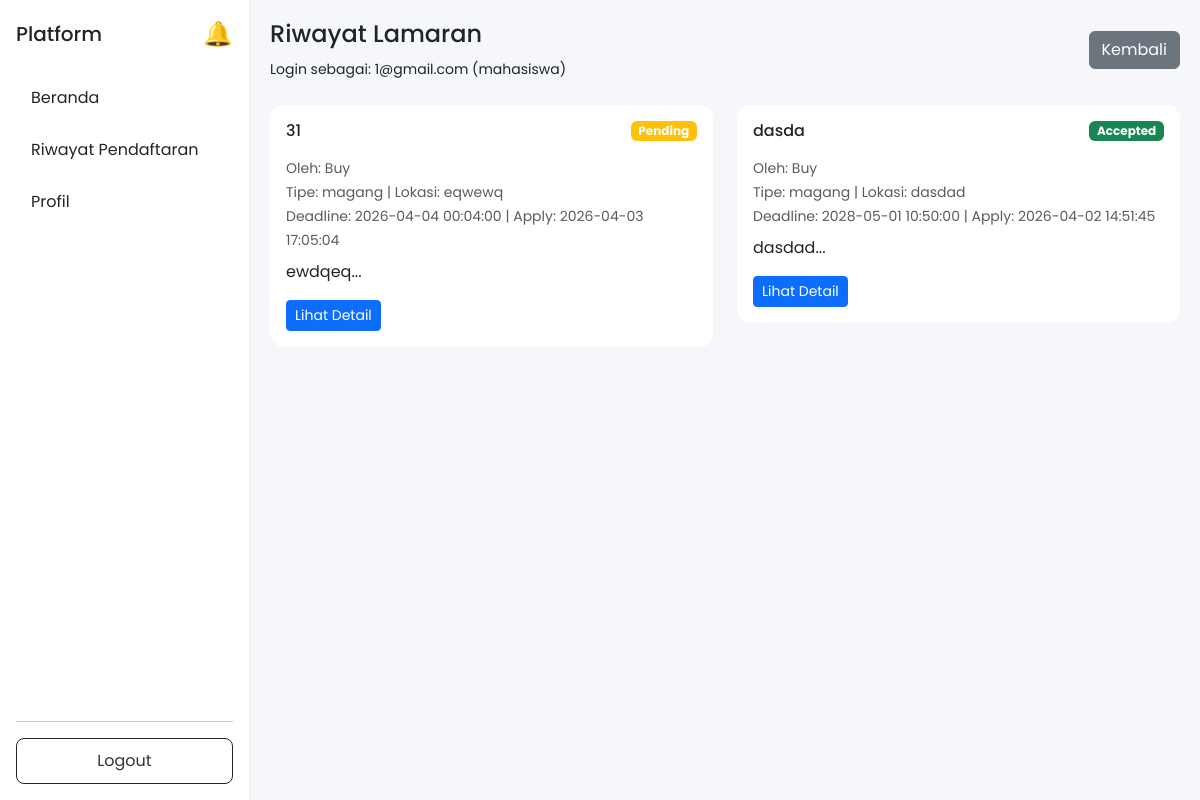
/views/mahasiswa/history.php (signed in), run on an earlier commit of the app's database.
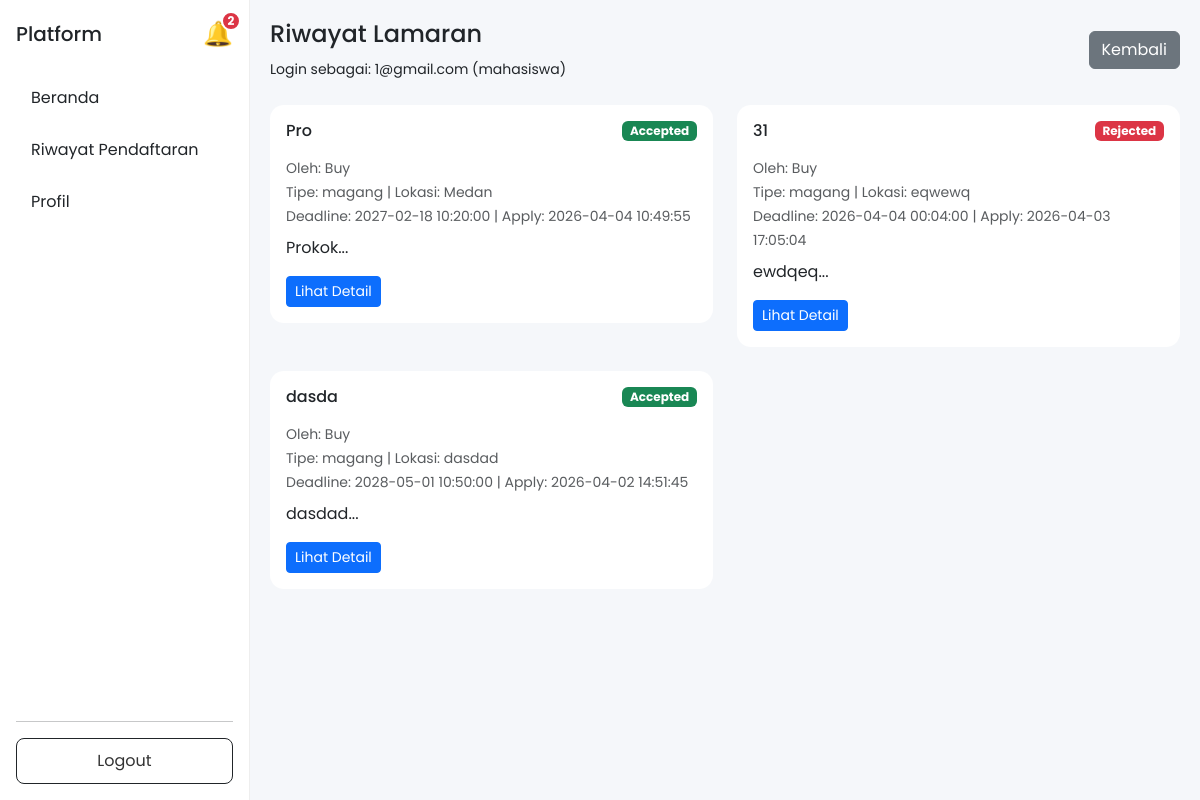
And on a later commit of the database.
### tables this page shows
CREATE TABLE `lamaran` (
  `id` int NOT NULL,
  `mahasiswa_id` int NOT NULL,
  `peluang_id` int NOT NULL,
  `is_recommended` tinyint(1) DEFAULT '0',
  `tanggal_apply` timestamp NULL DEFAULT CURRENT_TIMESTAMP,
  `status` enum('pending','accepted','rejected') DEFAULT 'pending',
  `result_published` tinyint(1) DEFAULT '0' COMMENT 'Status: 0=not published, 1=published to mahasiswa'
);

CREATE TABLE `peluang` (
  `id` int NOT NULL,
  `mitra_id` int NOT NULL,
  `judul` varchar(150) NOT NULL,
  `deskripsi` text NOT NULL,
  `tipe` enum('magang','kursus') NOT NULL,
  `lokasi` varchar(100) DEFAULT NULL,
  `kuota` int DEFAULT '0',
  `min_ipk` decimal(3,2) DEFAULT '0.00',
  `min_semester` int DEFAULT '1',
  `fakultas` varchar(100) DEFAULT NULL,
  `deadline` datetime NOT NULL,
  `status` enum('pending','approved','rejected') DEFAULT 'approved',
  `created_at` timestamp NULL DEFAULT CURRENT_TIMESTAMP,
  `closed_at` timestamp NULL DEFAULT NULL
);

CREATE TABLE `mitra` (
  `id` int NOT NULL,
  `user_id` int NOT NULL,
  `nama_organisasi` varchar(150) DEFAULT NULL,
  `deskripsi` text,
  `kontak` varchar(100) DEFAULT NULL,
  `status_verifikasi` enum('pending','approved','rejected') DEFAULT 'pending'
);

### core/notification_helper.php (called while the page is built, shortened)
<?php
function getUnreadNotificationCount($conn, $user_id) {
    $query = "SELECT COUNT(*) as unread FROM notifikasi WHERE user_id = ? AND status_baca = 0";
    $stmt = mysqli_prepare($conn, $query);
    mysqli_stmt_bind_param($stmt, 'i', $user_id);
    mysqli_stmt_execute($stmt);
    $result = mysqli_stmt_get_result($stmt);
    $row = mysqli_fetch_assoc($result);
    return $row['unread'] ?? 0;
}
?>

### views/mahasiswa/history.php (the view, shortened to what this page needs)
<?php
include __DIR__ . '/../../config/database.php';
$user_id = $_SESSION['user_id'];
$query = "SELECT id FROM mahasiswa WHERE user_id = ?";
$stmt = mysqli_prepare($conn, $query);
mysqli_stmt_bind_param($stmt, 'i', $user_id);
mysqli_stmt_execute($stmt);
$result = mysqli_stmt_get_result($stmt);
$mahasiswa = mysqli_fetch_assoc($result);
$mahasiswa_id = $mahasiswa['id'];
$query = "SELECT l.id as lamaran_id, l.tanggal_apply, l.status, l.result_published, p.id, p.judul, p.deskripsi, p.tipe, p.lokasi, p.deadline, u.email as mitra_email, m.nama_organisasi
          FROM lamaran l
          JOIN peluang p ON l.peluang_id = p.id
          JOIN users u ON p.mitra_id = u.id
          LEFT JOIN mitra m ON u.id = m.user_id
          WHERE l.mahasiswa_id = ?
          ORDER BY l.tanggal_apply DESC";
$stmt = mysqli_prepare($conn, $query);
mysqli_stmt_bind_param($stmt, 'i', $mahasiswa_id);
mysqli_stmt_execute($stmt);
$applications = mysqli_stmt_get_result($stmt);
?>
<!DOCTYPE html>
<html>
<head>
    <link href="https://cdn.jsdelivr.net/npm/bootstrap@5.3.0/dist/css/bootstrap.min.css" rel="stylesheet">
    <link rel="stylesheet" href="../../assets/css/global.css">
    <link rel="stylesheet" href="../../assets/css/layout.css">
</head>
<body>
<div class="d-flex">
    <?php include __DIR__ . '/../layouts/sidebar.php'; ?>
    <div class="content">
        <div class="d-flex justify-content-between align-items-center mb-4">
            <div>
                <h4>Riwayat Lamaran</h4>
                <small>
                    Login sebagai: <?php echo htmlspecialchars($_SESSION['email']); ?> (mahasiswa)
                </small>
            </div>
            <a href="../dashboard.php" class="btn btn-secondary">Kembali</a>
        </div>
        <div class="row">
            <?php while ($app = mysqli_fetch_assoc($applications)): ?>
                <div class="col-md-6 mb-4">
                    <div class="card">
                        <div class="card-body">
                            <div class="d-flex justify-content-between align-items-start mb-2">
                                <h6><?php echo htmlspecialchars($app['judul']); ?></h6>
                                <span class="badge <?php
                                    if ($app['result_published'] == 0) {
                                        echo 'bg-warning';
                                        $display_status = 'Pending';
                                    } else {
                                        $display_status = ucfirst($app['status']);
                                        echo ($app['status'] == 'accepted') ? 'bg-success' : 'bg-danger';
                                    }
                                ?>">
                                    <?php echo $display_status; ?>
                                </span>
                            </div>
                            <small class="text-muted">
                                Oleh: <?php echo htmlspecialchars($app['nama_organisasi'] ?? $app['mitra_email']); ?><br>
                                Tipe: <?php echo htmlspecialchars($app['tipe']); ?> | Lokasi: <?php echo htmlspecialchars($app['lokasi'] ?? 'Tidak ditentukan'); ?><br>
                                Deadline: <?php echo $app['deadline']; ?> | Apply: <?php echo $app['tanggal_apply']; ?>
                            </small>
                            <p class="mt-2"><?php echo substr(htmlspecialchars($app['deskripsi']), 0, 100) . '...'; ?></p>
                            <a href="already_applied.php?id=<?php echo $app['id']; ?>" class="btn btn-primary btn-sm">Lihat Detail</a>
                        </div>
                    </div>
                </div>
            <?php endwhile; ?>
        </div>
    </div>
</div>
</body>
</html>

### views/layouts/sidebar.php (shortened to what this page needs)
<?php
include_once __DIR__ . '/../../core/notification_helper.php';
include_once __DIR__ . '/../../config/database.php';
$role = $_SESSION['role'];
$unread_count = getUnreadNotificationCount($conn, $_SESSION['user_id']);
?>
<div class="sidebar d-flex flex-column p-3">
    <div class="d-flex justify-content-between align-items-center mb-4">
        <h5 style="margin: 0;">Platform</h5>
        <a href="<?= BASE_URL ?>/views/notifications.php" class="notification-bell" title="Notifikasi">
            🔔
            <?php if ($unread_count > 0): ?>
                <span class="notification-badge"><?php echo $unread_count; ?></span>
            <?php endif; ?>
        </a>
    </div>
    <ul class="nav nav-pills flex-column mb-auto">
        <li class="nav-item mb-2">
            <a href="<?= BASE_URL ?>/views/dashboard.php" class="nav-link text-dark">
                Beranda
            </a>
        </li>
        <?php if ($role == 'mahasiswa'): ?>
            <li class="nav-item mb-2">
                <a href="<?= BASE_URL ?>/views/mahasiswa/history.php" class="nav-link text-dark">
                    Riwayat Pendaftaran
                </a>
            </li>
            <li class="nav-item mb-2">
                <a href="<?= BASE_URL ?>/views/mahasiswa/profile.php" class="nav-link text-dark">
                    Profil
                </a>
            </li>
        <?php endif; ?>
    </ul>
    <hr>
    <div>
        <a href="<?= BASE_URL ?>/controllers/auth/logout.php" class="btn btn-outline-dark w-100">
            Logout
        </a>
    </div>
</div>

### assets/css/global.css (style rules this page uses)
body { font-family: 'Poppins', sans-serif; background: linear-gradient(135deg, #f8f9fa, #eef1f5); margin: 0; padding: 0; }
.card { border: none; border-radius: 14px; }

### assets/css/layout.css (style rules this page uses)
body { margin: 0; font-family: 'Poppins', sans-serif; background: #f5f7fa; }
.sidebar { width: 250px; height: 100vh; background: #ffffff; border-right: 1px solid #eee; }
.sidebar a { display: block; padding: 10px 15px; color: #333; text-decoration: none; border-radius: 8px; }
.content { flex: 1; padding: 20px; }
.notification-bell { position: relative; font-size: 1.5rem; cursor: pointer; text-decoration: none !important; padding: 0 !important; display: inline-flex; align-items: center; justify-content: center; }
.notification-badge { position: absolute; top: -5px; right: -8px; background: #dc3545; color: white; border-radius: 50%; width: 20px; height: 20px; display: flex; align-items: center; justify-content: center; font-size: 0.75rem; font-weight: 700; border: 2px solid white; }

What changed in the data, as far as the page shows it:
added lamaran: peluang.judul "Pro", status "Accepted", mitra.nama_organisasi "Buy", peluang.tipe "magang", peluang.lokasi "Medan", peluang.deadline "2027-02-18 10:20:00", tanggal_apply "2026-04-04 10:49:55", peluang.deskripsi "Prokok"
changed lamaran "ewdqeq": result_published 0 → 1 (drawn); status "Pending" → "Rejected"
Also different on the page:
$unread_count: (not shown) → "2"
